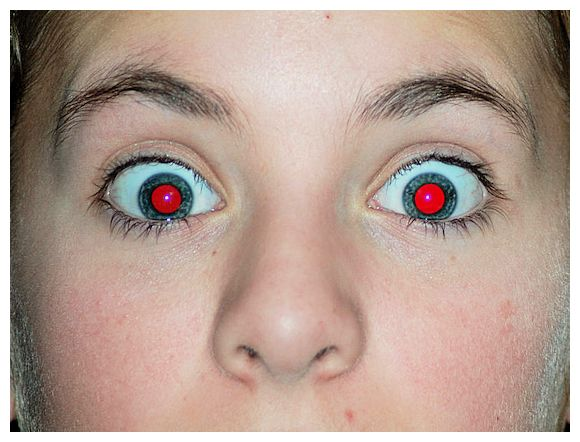
#> input picture Project 6/red1.jpg, 580 x 442 px
$ jupyter execute RedEyeRemove.ipynb
#> lines starting #> are read from the running program, lines starting #| are printed output that depends on the picture; after the words box and inside, x2 and y2 are one past the last pixel; in counts of white or black regions, pixels touching at a corner belong together
### Red Eye Removal

[cell 1]
import cv2 as cv
import numpy as np
from PIL import Image
import matplotlib.pyplot as plt
import requests
import io

[cell 2]
image = plt.imread("red1.jpg")
#> image is the input picture: shape (442, 580, 3); mean R, G, B 181.4, 159.1, 147.6

[cell 3]
plt.imshow(image)

[cell 4]
detector = cv.CascadeClassifier("haarcascade_eye.xml")

[cell 5]
eyes = detector.detectMultiScale(image,scaleFactor=1.3,minNeighbors=10,minSize=(50,50))
#> eyes = [[335, 100, 174, 174], [72, 106, 169, 169]]

[cell 6]
eyes.shape
#> Out = (2, 4)

[cell 7]
copied=image.copy()
for i in range(0,2):
    x,y,w,h = eyes[i]
    cv.rectangle(copied,(x,y),(x+w,y+h),(255,255,255),5)
#> this loop made 2 passes
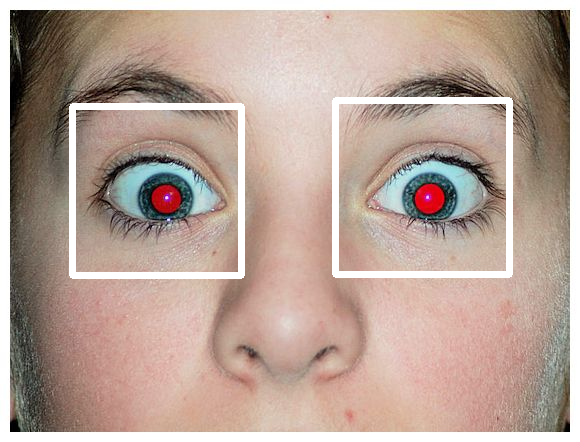
#> copied: shape (442, 580, 3); 3.73% of pixels changed, all inside (x1, y1, x2, y2) = (69, 97, 513, 279)
plt.imshow(copied)

### EYE CROP

[cell 8]
eyes_a = []
for eye in eyes:
    x,y,w,h,= eye
    ey=image[y:y+h,x:x+w]
    eyes_a.append(ey)
#> this loop made 2 passes
#> pass 1, `ey=image[y:y+h,x:x+w]`:
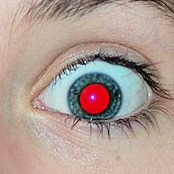
#> ey: shape (174, 174, 3); mean R, G, B 175, 156.3, 147.2
#> after the loop, eyes_a = 2 items

[cell 9]
f,a=plt.subplots(1,2)
a[0].imshow(eyes_a[0])
a[1].imshow(eyes_a[1])

## Spliting in the RBG Format

[cell 10]
eye1 = eyes_a[0]

[cell 11]
r = eye1[:,:,0]
g = eye1[:,:,1]
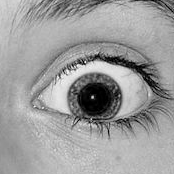
#> g: shape (174, 174); min 0, max 255, mean 156.3
b = eye1[:,:,2]

[cell 12]
f,a = plt.subplots(1,3,figsize=(12,5))
a[0].imshow(r,cmap='gray')
a[0].set_title("Red")
a[1].imshow(g,cmap='gray')
a[1].set_title("Green")
a[2].imshow(b,cmap="gray")
a[2].set_title("Blue")

### THRESHOLDING

[cell 13]
#thresholding to detect the red area
red_thres =(r>130)
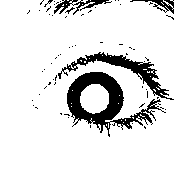
#> red_thres: shape (174, 174) bool; 87.5% white; 64 black regions (60 under 20 px), largest, box (x1, y1, x2, y2) and area: (67, 72, 166, 137) 2083, (58, 52, 174, 100) 1057, (54, 0, 112, 15) 278, (130, 0, 174, 14) 179
blue_green_thres = (r>cv.add(b,g))
#> blue_green_thres: shape (174, 174) bool; 3% white; 52 white regions (51 under 20 px), largest, box (x1, y1, x2, y2) and area: (78, 83, 111, 115) 787
combined_thres = red_thres & blue_green_thres
#> combined_thres: shape (174, 174) bool; 2.2% white; 1 white region, box (x1, y1, x2, y2) and area: (80, 84, 109, 114) 662

f,a = plt.subplots(1,3,figsize=(10,5))
a[0].imshow(red_thres,cmap='gray')
a[0].set_title("Red Thresholding")

a[1].imshow(blue_green_thres,cmap='gray')
a[1].set_title("Blue Green Thresholding")

a[2].imshow(combined_thres,cmap='gray')
a[2].set_title("Combined Thresholding")


# Checking for differnt param
# a[0].imshow(red_thres)
# a[1].imshow(blue_green_thres)
# a[2].imshow(combined_thres)

### Filling Center Dor

[cell 14]
def fill_center_dot(mask):
    #making Copy of mask in we are going to fill
    flood = mask.copy()
    h,w = flood.shape[:2]
#> h = 174; w = 174
    #cretinf temp mask for the flood fill function
    maskTemp = np.zeros((h+2,w+2),np.uint8)

    #floodfills algo
    cv.floodFill(flood,maskTemp,(0,0),255)
    inverse_flood = cv.bitwise_not(flood)
    #bitwise orign

    return inverse_flood | mask
#> returned value: shape (174, 174); 2.2% white; 1 white region, box (x1, y1, x2, y2) and area: (80, 84, 109, 114) 680

[cell 15]
mask = fill_center_dot(combined_thres.astype('uint8'))
mask = cv.dilate(mask,None,iterations=3)
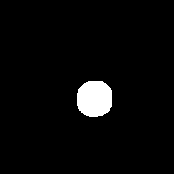
#> mask: shape (174, 174); 3.5% white; 1 white region, box (x1, y1, x2, y2) and area: (77, 81, 112, 117) 1070
plt.imshow(mask,cmap="gray")

## Final Output

[cell 16]
mean_bg = cv.add(b,g)/2
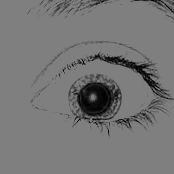
#> mean_bg: shape (174, 174) float64; min 0, max 127.5, mean 118.4
mask=mask.astype('bool')
co = r.copy()
np.copyto(co,mean_bg.astype('uint8'),where=mask)
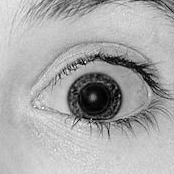
#> co: shape (174, 174); min 0, max 255, mean 170.5

#combined all three layers
final = np.dstack((co,g,b))
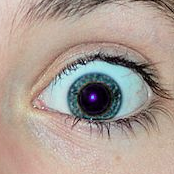
#> final: shape (174, 174, 3); mean of channels 0, 1, 2 170.5, 156.3, 147.2; drawn as R, G, B

plt.imshow(final,cmap='gray')

[cell 17]
def image_process(eye):
    """
    Image should be in Rgb format

    """
    r = eye[:, :, 0]
    g = eye[:, :, 1]
    b = eye[:, :, 2]

    red_thres=(r>130)
    blue_green_thres=(r>cv.add(b,g))
    combined_thres=red_thres & blue_green_thres


    mask=fill_center_dot(combined_thres.astype('uint8'))
    mask=cv.dilate(mask,None, iterations=3)

    mean_bg=cv.add(b,g)/2
    mask=mask.astype('bool')

    red_layer=r.copy()
    np.copyto(red_layer,mean_bg.astype('uint8'),where=mask)

    final=np.dstack((red_layer,g,b)).astype("uint8")

    return final

[cell 18]
def pipeline(image):
    image_c=image.copy()
    #detect eyes in it
    eye_detector=cv.CascadeClassifier("haarcascade_eye.xml")
    eyes=eye_detector.detectMultiScale(image_c,scaleFactor=1.3, minNeighbors=10, minSize=(50, 50))
#> eyes = [[335, 100, 174, 174], [72, 106, 169, 169]]
    print(len(eyes))
#| 2
    for eye in eyes:
        x,y,w,h=eye

        ey=image_c[y:y+h,x:x+w]
        ey_out=image_process(ey)

        #recover image paste on the original image

        image_c[y:y+h, x:x+w]=ey_out
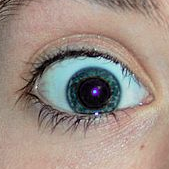
#> ey: shape (169, 169, 3); mean R, G, B 156.5, 142.4, 133.3
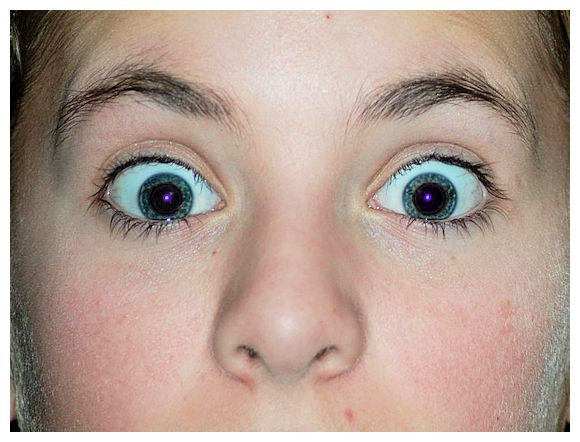
#> image_c: shape (442, 580, 3); 0.8% of pixels changed, all inside (x1, y1, x2, y2) = (149, 181, 447, 217)


    return image_c
